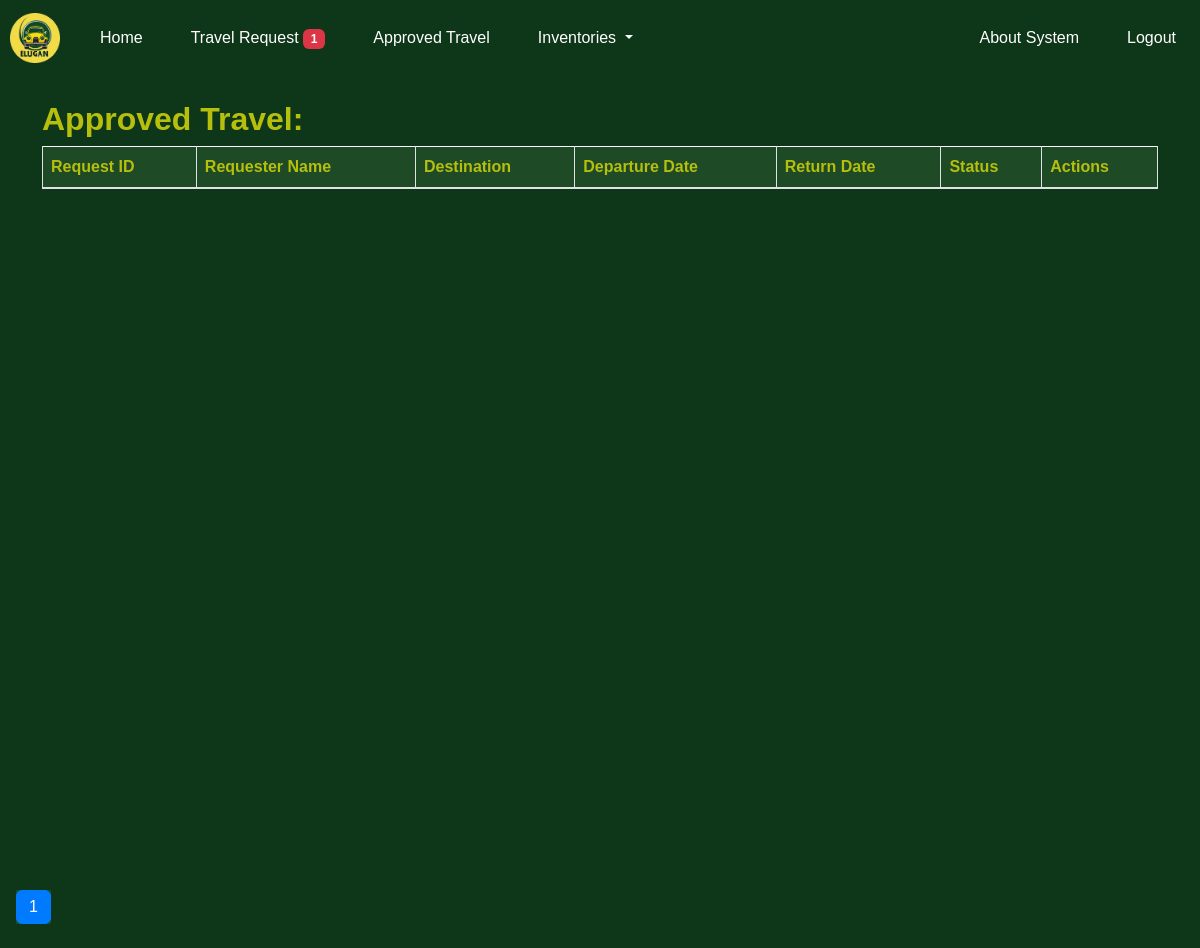
The app's page /approved_requests (signed in), older data.
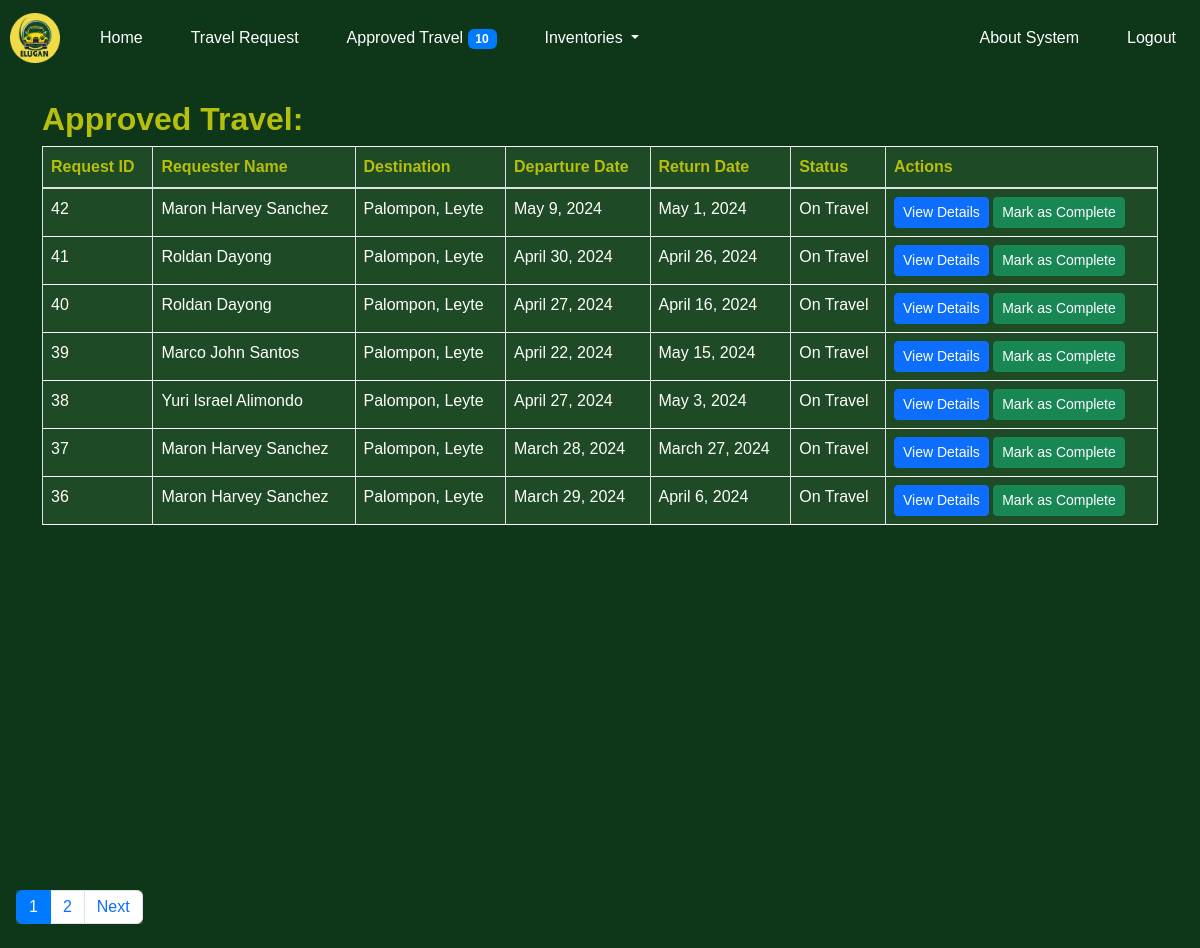
The same page, newer data.
### home/models.py (models this page shows, shortened)
class ApprovedReservation(models.Model):
    driver = models.ForeignKey(Driver,on_delete=models.CASCADE)
    car = models.ForeignKey(Car, on_delete=models.CASCADE)
    office_department_college = models.CharField(blank=True,null=True,max_length=50)
    contact_number = models.IntegerField(blank=True,null=True)
    appointment_status = models.CharField(blank=True,null=True,max_length=50)
    requestor_address = models.CharField(blank=True,max_length=100)
    date_of_travel = models.DateField(null=True, blank=True)
    expected_return_date = models.DateField(null=True,blank=True, auto_now=False, auto_now_add=False)
    destination = models.CharField(blank=True,max_length=100)
    number_of_passengers = models.IntegerField()
    purpose_of_travel = models.CharField(blank=True,max_length=100)
    requestor_name = models.CharField(max_length=100)

### home/views.py (the view)
# urls.py: path('approved_requests', views.approved_requests_view, name="approved_requests"),
def approved_requests_view(request):
    approved_reservations = ApprovedReservation.objects.all().order_by("-id")
    per_page = 7
    paginator = Paginator(approved_reservations, per_page)
    page_number = request.GET.get('page')
    try:
        approved_reservations = paginator.page(page_number)
    except PageNotAnInteger:
        approved_reservations = paginator.page(1)
    except EmptyPage:
        approved_reservations = paginator.page(paginator.num_pages)
    return render(request, "administrator/approved_requests.html", {'approved_reservations':approved_reservations})

### home/context_processors.py (called while the page is built)
def reservation_count(request):
    num_approved_reservations = ApprovedReservation.objects.all().count()
    num_reservations = Reservation.objects.filter(is_approved=False).count()  # Get the count of reservations
    return {'num_reservations': num_reservations, 'num_approved_reservations':num_approved_reservations}

### templates/administrator/approved_requests.html (shortened to what this page needs)
{% extends "administrator/base.html" %}
{% load static %}
{% block content %}
<div class="bg-success vh-100  align-items-center" >
    <div class="container">
        <h2 class="fw-bolder text-yellow pt-4">Approved Travel: </h2>
    <div class="table-responsive ">
        <table class="table table-bordered text-white bg-success2">
            <thead>
                <tr>
                    <th class="text-yellow">Request ID</th>
                    <th class="text-yellow">Requester Name</th>
                    <th class="text-yellow">Destination</th>
                    <th class="text-yellow">Departure Date</th>
                    <th class="text-yellow">Return Date</th>
                    <th class="text-yellow">Status</th>
                    <th class="text-yellow">Actions</th>
                </tr>
            </thead>
            <tbody>
                {% for request in approved_reservations %}
                <tr>
                    <td>{{ request.id }}</td>
                    <td>{{ request.requestor_name }}</td>
                    <td>{{ request.destination }}</td>
                    <td>{{ request.date_of_travel }}</td>
                    <td>{{ request.expected_return_date }}</td>
                    <td>On Travel</td>
                    <td>
                        <a href="" class="btn btn-primary btn-sm">View Details</a>
                        <button class="btn btn-success btn-sm">Mark as Complete</button>
                    </td>
                </tr>
                {% endfor %}
            </tbody>
        </table>
    </div>
    </div>
    <nav class="navbar fixed-bottom bg-success mx-3" aria-label="Page navigation">
        <ul class="pagination justify-content-center ">
        {% for num in approved_reservations.paginator.page_range %}
        <li class="page-item {% if num == approved_reservations.number %}active{% endif %} bg-success2">
            <a class="page-link" href="?page={{ num }}">{{ num }}</a>
        </li>
        {% endfor %}
        {% if approved_reservations.has_next %}
        <li class="page-item bg-success2">
            <a class=" page-link" href="?page={{ approved_reservations.next_page_number }}">Next</a>
        </li>
        {% endif %}
        </ul>
    </nav>
</div>
{% endblock content %}

### templates/administrator/base.html (shortened to what this page needs)
{% load static %}
<!DOCTYPE html>
<html lang="en">
<head>
    <link rel="stylesheet" href="https://cdn.jsdelivr.net/npm/bootstrap@4.4.1/dist/css/bootstrap.min.css">
    <link href="https://cdn.jsdelivr.net/npm/bootstrap-icons@1.5.0/font/bootstrap-icons.css" rel="stylesheet" />
    <link href="{% static 'home/css/styles.css' %}" rel="stylesheet" />
    <link rel="stylesheet" href="{% static 'home/css/homestyles.css' %}">
</head>
<body>
    <nav class="navbar navbar-expand-lg navbar-light bg-success">
        <a class="navbar-brand" href="#"><img src="{% static 'home/images/elugan.png' %}" alt=""></a>
        <div class="collapse navbar-collapse justify-content-between" id="navbarNav">
          <ul class="navbar-nav ">
            <li class="nav-item  text-white" id="home">
              <a class="nav-link  mx-3 " id="home-link" href="{%url 'administrator'%}">Home</a>
            </li>
            <li class="nav-item" id="travel_request">
              <a class="nav-link text mx-3 position-relative" id="travel-request-link" href="{% url 'reservations' %}">
                  Travel Request
                  {% if num_reservations > 0 %}
                      <span class="badge badge-danger badge-pill">{{ num_reservations }}</span>
                  {% endif %}
              </a>
            </li>
            <li class="nav-item" id="approved_travel">
              <a class="nav-link text mx-3" id="approved-travel-link" href="{% url 'approved_requests' %}">Approved Travel
                {% if num_approved_reservations > 0 %}
                      <span class="badge badge-primary badge-pill">{{ num_approved_reservations }}</span>
                  {% endif %}
              </a>
            </li>
            <li class="nav-item dropdown mx-3">
              <a class="nav-link dropdown-toggle" href="#" id="navbarDropdown car-inventory-link driver-inventory-link" role="button" data-toggle="dropdown" aria-haspopup="true" aria-expanded="false">
                Inventories
              </a>
            </li>
          </ul>
          <ul class="navbar-nav">
            <li class="nav-item" id="about_system">
              <a class="nav-link text mx-3" id="about-system-link" href="{%url 'about'%}">About System</a>
            </li>
            {% if user.is_authenticated %}
              <li class="nav-item">
                <a href="#" onclick="$('#signOutBtn').click()" class="mx-3 nav-link left">Logout</a>
              </li>
            {% else %}
              <li class="nav-item">
                <a class="nav-link  mx-3" href="{% url 'login' %}">Login</a>
              </li>
            {% endif %}
          </ul>
        </div>
      </nav>
    {% block content %}
    {% endblock content %}
<footer class="bg-success py-4 mt-auto ">
  <div class="container px-5">
      <div class="row align-items-center justify-content-between flex-column flex-sm-row">
          <div class="col-auto"><div class="small m-0 text-white">Copyright &copy; Elugan 2024</div></div>
          <div class="col-auto">
              <a class="link-light small" href="#!">Privacy</a>
              <span class="text-white mx-1">&middot;</span>
              <a class="link-light small" href="#!">Terms</a>
              <span class="text-white mx-1">&middot;</span>
              <a class="link-light small" href="#!">Contact</a>
          </div>
      </div>
  </div>
</footer>
</body>
</html>

### static/home/css/homestyles.css (style rules this page uses)
.navbar-brand img { height: 50px; width: 50px; margin-left: 10px; }
* { font-family: "century gothic", Arial, Helvetica, sans-serif; }
body { margin: 0; padding: 0; }
.navbar-nav .nav-link:not(.is_active) { color: white; }

Row changes from the older to the newer data that the page shows:
added ApprovedReservation: id "42", requestor_name "Maron Harvey Sanchez", destination "Palompon, Leyte", date_of_travel "May 9, 2024", expected_return_date "May 1, 2024"
added ApprovedReservation: id "41", requestor_name "Roldan Dayong", destination "Palompon, Leyte", date_of_travel "April 30, 2024", expected_return_date "April 26, 2024"
added ApprovedReservation: id "40", requestor_name "Roldan Dayong", destination "Palompon, Leyte", date_of_travel "April 27, 2024", expected_return_date "April 16, 2024"
added ApprovedReservation: id "39", requestor_name "Marco John Santos", destination "Palompon, Leyte", date_of_travel "April 22, 2024", expected_return_date "May 15, 2024"
added ApprovedReservation: id "38", requestor_name "Yuri Israel Alimondo", destination "Palompon, Leyte", date_of_travel "April 27, 2024", expected_return_date "May 3, 2024"
added ApprovedReservation: id "37", requestor_name "Maron Harvey Sanchez", destination "Palompon, Leyte", date_of_travel "March 28, 2024", expected_return_date "March 27, 2024"
added ApprovedReservation: id "36", requestor_name "Maron Harvey Sanchez", destination "Palompon, Leyte", date_of_travel "March 29, 2024", expected_return_date "April 6, 2024"
Text that changed along with them:
{{ num_approved_reservations }}: (not shown) → "10"
{{ num_reservations }}: "1" → (not shown)
new list line: "2"
text now shown: "Next"
